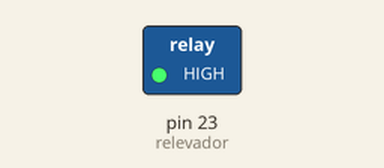
This sketch was run on a simulated Arduino Mega 2560, built with avr-gcc and run on an emulated ATmega2560. On the bench: switched loads named in the sketch (green lamp = pin HIGH). Dashed ring = blinking.

Above: at 0.2 s.
Timing chart, 0 to 3.0 s (numbered marks = the images above):
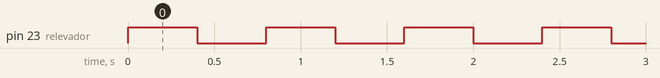

The sketch:

probador_relevador.ino
```cpp
int relevador = 23;

void setup() {
  pinMode(relevador,OUTPUT);
}

void loop() {
  digitalWrite(relevador,HIGH);
  delay(400);
  digitalWrite(relevador,LOW);
  delay(400);
}
```

Measured:
- by itself, pin 23 (relevador): alternates HIGH for 0.40 s and LOW for 0.40 s
